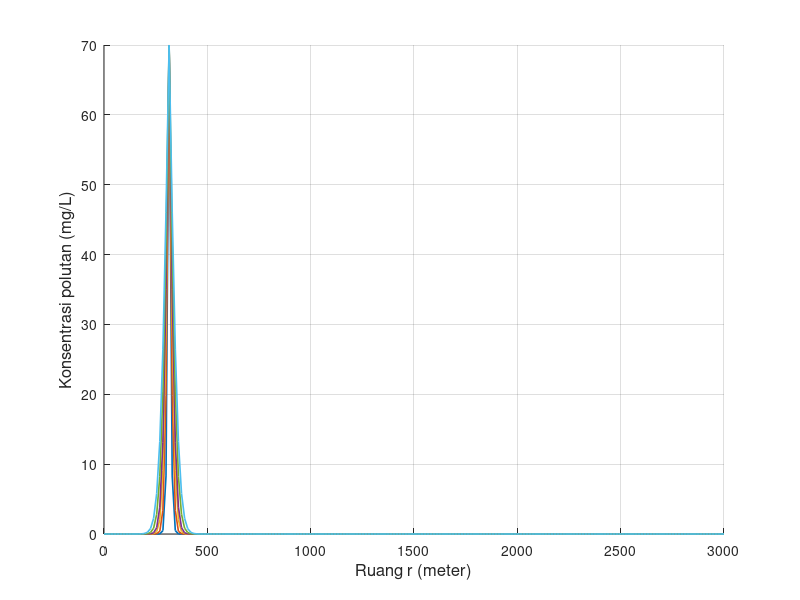

MATLAB code to generate this figure: (Note: this script raises an error after producing the figure.)
clear; clc; close all;

% Feby Syarief Al A`raaf
% 26050124130087
% Oseanografi C
%
% Simulasi difusi 1 dimensi metode FTCS
% Sumber polutan kontinu
% Grafik: konsentrasi polutan terhadap ruang
% NIM = 087, sehingga:
% x = 0, y = 8, z = 7
% Konsentrasi sumber = 10*z = 70 mg/L

x = 0;
y = 8;
z = 7;

folder_output = 'output_Kontinu_FTCS_Terhadap_Ruang';
if ~exist(folder_output, 'dir')
    mkdir(folder_output);
end

Ad1 = 0;
L   = 3000;
T   = 7200;
C   = 10 * z;

scenario(1).nama = 'Skenario 1';
scenario(1).dx   = 15;
scenario(1).dt   = 6;
scenario(1).Ad2  = 0.5;
scenario(1).m    = 15 + z;

scenario(2).nama = 'Skenario 2';
scenario(2).dx   = 30;
scenario(2).dt   = 6;
scenario(2).Ad2  = 0.05;
scenario(2).m    = 30 + z;

scenario(3).nama = 'Skenario 3';
scenario(3).dx   = 15;
scenario(3).dt   = 6;
scenario(3).Ad2  = 1;
scenario(3).m    = 15 + z;

for s = 1:numel(scenario)

    fprintf('\nMemproses %s\n', scenario(s).nama);

    dx  = scenario(s).dx;
    dt  = scenario(s).dt;
    Ad2 = scenario(s).Ad2;
    m   = scenario(s).m;

    n     = 0:dt:T;
    t     = 0:dx:L;
    nmax  = length(n);
    mmax  = length(t);

    alpha1 = (Ad1 * dt) / dx^2;
    alpha2 = (Ad2 * dt) / dx^2;

    fprintf('dx = %.3f m, dt = %.3f s, Ad2 = %.3f m^2/s, m = %d\n', dx, dt, Ad2, m);
    fprintf('nmax = %d, mmax = %d, alpha2 = %.6f\n', nmax, mmax, alpha2);

    if m > mmax
        fprintf('%s tidak dapat diproses karena grid sumber di luar domain.\n', scenario(s).nama);
        continue;
    end

    if alpha2 > 0.5
        fprintf('%s: peringatan, alpha2 > 0.5 sehingga skema FTCS berpotensi tidak stabil.\n', scenario(s).nama);
    end

    F = zeros(nmax, mmax);

    tv = [60 180 360 500 800 1160];
    rv = [10 12 14 16 19 21 23];

    tv_valid = tv(tv >= n(1) & tv <= n(end));

    if length(tv_valid) < length(tv)
        fprintf('%s: beberapa waktu tv berada di luar domain sehingga tidak digrafikkan.\n', scenario(s).nama);
    end

    history = NaN(length(tv_valid), mmax);

    F(1, m) = C;

    for na = 1:(nmax - 1)

        F(na, m) = C;

        for i = 2:(mmax - 1)

            if i == m
                F(na + 1, i) = C;
            else
                F(na + 1, i) = (1 - 2 * alpha2) * F(na, i) ...
                             + alpha2 * (F(na, i + 1) + F(na, i - 1));
            end

        end

        F(na + 1, 1)    = F(na + 1, 2);
        F(na + 1, mmax) = F(na + 1, mmax - 1);
        F(na + 1, m)    = C;

    end

    for p = 1:length(tv_valid)
        [~, idx_tv] = min(abs(n - tv_valid(p)));
        history(p, :) = F(idx_tv, :);
    end

    fig = figure('Visible', 'off', 'Position', [100 100 1400 600]);
    hold on;

    legend_text = {};

    for k = 1:length(tv_valid)
        plot(t, history(k, :), 'LineWidth', 1.2);
        legend_text{end+1} = sprintf('t = %d', tv_valid(k));
    end

    grid on;
    xlabel('Ruang r (meter)', 'FontSize', 12);
    ylabel('Konsentrasi polutan (mg/L)', 'FontSize', 12);
    title(sprintf('%s - Konsentrasi polutan terhadap ruang', scenario(s).nama), ...
          'Feby Syarief-0087-Ose C', 'FontSize', 14, 'FontWeight', 'bold');
    xlim([t(1), t(end)]);

    y_max = max(history(:), [], 'omitnan');
    if isempty(y_max) || isnan(y_max) || y_max <= 0
        ylim([0 1]);
    else
        ylim([0, max(C * 1.2, y_max * 1.1)]);
    end

    set(gca, 'FontSize', 11);

    legend(legend_text, ...
           'Location', 'northwest', ...
           'FontSize', 8, ...
           'NumColumns', 2, ...
           'Box', 'on');

    hold off;

    nama_file = sprintf('ftcs_kontinu_ruang_skenario_%d.png', s);
    saveas(fig, fullfile(folder_output, nama_file));
    close(fig);

    fprintf('%s selesai diproses.\n', scenario(s).nama);

end

fprintf('\nSemua skenario telah selesai diproses.\n');
